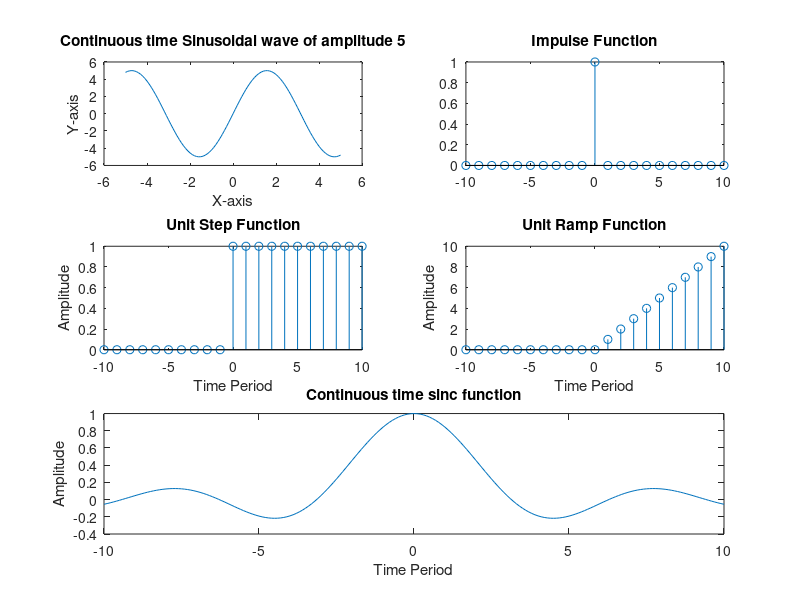
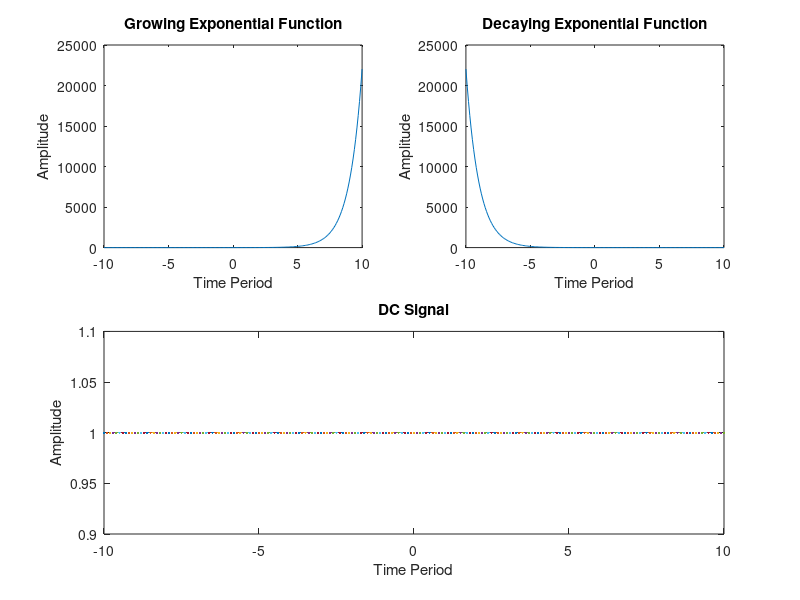

These figures' MATLAB source, in order:
# Lab 2

# Generate a continuous time sinusoidal wave of amplitude 5
x = -5:0.1:5
y = 5 * sin(x)
subplot(3,2,1)
plot(x, y)
title('Continuous time Sinusoidal wave of amplitude 5')
xlabel('X-axis')
ylabel('Y-axis')

# Generate unit impulse function
t = -10:10
d = [zeros(1, 10), ones(1, 1), zeros(1, 10)]
subplot(3, 2, 2)
stem(t, d)
title('Impulse Function') 

# Generate unit step function
step_x = -10:10
step_y = step_x >= 0
subplot(3, 2, 3)
stem(step_x, step_y)
title('Unit Step Function')
xlabel('Time Period')
ylabel('Amplitude')

# Generate unit ramp function
ramp_x = -10:10
ramp_y = (ramp_x >= 0).*ramp_x
subplot(3, 2, 4)
stem(ramp_x, ramp_y)
title('Unit Ramp Function')
xlabel('Time Period')
ylabel('Amplitude')

# Generate continuous time sinc function = sin(x) / x
x = -10:0.1:10
for i = 1:201
  if x(i) == 0
    y(i) = 1
  else
    y(i) = sin(x(i)) / x(i)  
  endif
endfor
subplot(3, 2, [5, 6])
plot(x, y)
title('Continuous time sinc function')
xlabel('Time Period')
ylabel('Amplitude')
figure

# Generate continuous time exponential
# Growing signal
x = -10:0.1:10
y = exp(x)
subplot(2, 2, 1)
plot(x, y)
title('Growing Exponential Function')
xlabel('Time Period')
ylabel('Amplitude')

# Decaying signal
x = -10:0.1:10
y = exp(-x)
subplot(2, 2, 2)
plot(x, y)
title('Decaying Exponential Function')
xlabel('Time Period')
ylabel('Amplitude')

# DC signal
x = -10:0.1:10
y = 1
subplot(2, 2, [3, 4])
plot(x, y)
title('DC Signal')
xlabel('Time Period')
ylabel('Amplitude')